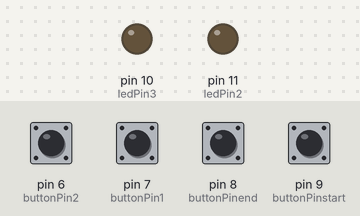
A sketch run on a simulated Arduino Uno, built with avr-gcc and run on an emulated ATmega328P. Shown: output pins drawn as LEDs (lit = HIGH). The test bench sets the inputs (shaded band); at power-on: pin 6 (buttonPin2), pin 7 (buttonPin1), pin 8 (buttonPinend), pin 9 (buttonPinstart) LOW.

Above: at 1.2 s.
1.3 s: pin 8 (buttonPinend) pulled HIGH for 0.15 s
At 2.6 s:
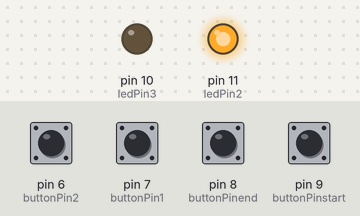
4.4 s: pin 9 (buttonPinstart) pulled HIGH for 0.15 s
At 5.2 s:
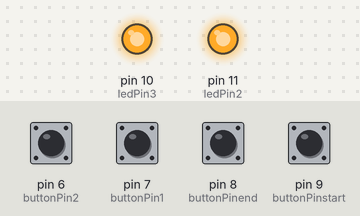
6.9 s: pin 8 (buttonPinend) pulled HIGH for 1 s
At 10.0 s:
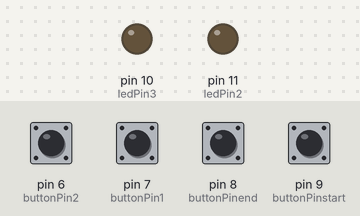
Timing chart, 0 to 11.5 s (numbered marks = the images above; inputs shaded):
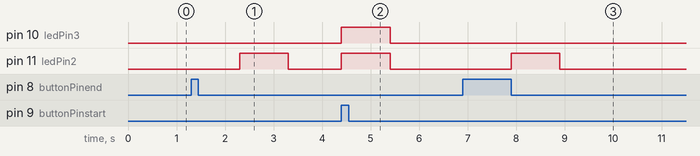

Measured:
- after the input at 1.3 s, pin 11 (ledPin2): LOW → HIGH after 1.0 s, → LOW 1.0 s later
- after the input at 4.4 s, pin 10 (ledPin3), pin 11 (ledPin2): LOW → HIGH at once, → LOW 1.0 s later
- after the input at 6.9 s, pin 11 (ledPin2): LOW → HIGH after 1.0 s, → LOW 1.0 s later

The sketch:

codedetector.ino
```cpp
// set pin numbers:
const int buttonPinstart = 9;
const int buttonPinend = 8;
const int buttonPin1 = 7;
const int buttonPin2 = 6;// the number of the pushbutton pin
int z;
const int ledPin2 =  11;
const int ledPin3 =  10;// the number of the LED pin
int a[10];
int flag=0;
// variables will change:
int buttonState = 0;         // variable for reading the pushbutton status

void setup() {
pinMode(ledPin2, OUTPUT);
pinMode(ledPin3, OUTPUT);
pinMode(buttonPinstart, INPUT);
pinMode(buttonPinend, INPUT);
pinMode(buttonPin1, INPUT);
pinMode(buttonPin2, INPUT);
}

void loop(){
    if(digitalRead(buttonPinstart)==HIGH)
    {
       digitalWrite(ledPin2,HIGH);
       digitalWrite(ledPin3,HIGH);
       delay(1000);
       z=0;
       for(int i=0;i<7;i++)
          a[i]=0;

    }
    if(digitalRead(buttonPinend)==HIGH)
    {
      delay(1000);
      flag=0;
      a[z++]=3;
      if(a[0]!=1)
        flag=1;
      if(a[1]!=2)
        flag=1;

      if(a[2]!=1)
        flag=1;
      if(a[3]!=1)
        flag=1;
      if(a[4]!=2)
        flag=1;
      if(a[5]!=1)
        flag=1;
      if(a[6]!=3)
        flag=1;
      if(flag==1)
         digitalWrite(ledPin2,HIGH);
      else
         digitalWrite(ledPin3,HIGH);
      delay(1000);


    }
     if(digitalRead(buttonPin1)==HIGH)
    {
      delay(1000);
     a[z++]=1;

    }
    if(digitalRead(buttonPin2)==HIGH)
    {
     delay(1000);
      a[z++]=2;
    }

    digitalWrite(ledPin2, LOW);
    digitalWrite(ledPin3, LOW);
}
```
